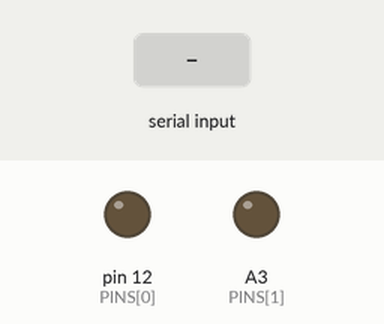
Recording of a sketch running on a simulated Arduino Nano, built with avr-gcc and run on an emulated ATmega328P. Shown: output pins drawn as LEDs (lit = HIGH). The inputs (shaded band) are chosen by the test bench. What the sketch prints to the serial monitor is not drawn.

Above: at 1.2 s.
1.3 s: "1" received over Serial
At 2.5 s:
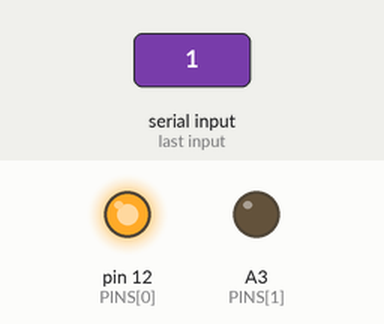
2.8 s: "2" received over Serial
At 3.6 s:
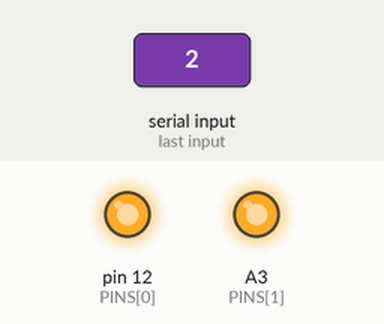
Timing chart, 0 to 5.8 s (numbered marks = the images above; inputs shaded):
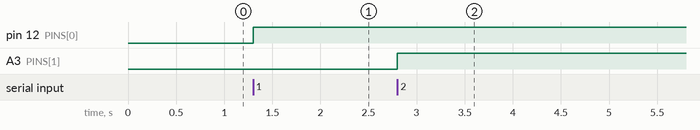

The sketch:

nano3_pins.ino
```cpp
// Nano-3: CIC配線の静的チェック用。テスターで直接測るためのもの。
//
// 握手を試す前に「そもそもNano-3から線を叩けているか」「相手の電位はどうなっているか」
// を確かめる。動いている信号を追いかける前に、止まった状態を確認する。
//
//   D12 = PB4  クロック  -> ソケット7番 (カート56)
//   A3  = PC3  リセット  -> ソケット11番 (カート25)
//   A4  = PC4  データA   -> ソケット2番 (カート24)   1kΩ直列
//   A5  = PC5  データB   -> ソケット1番 (カート55)   1kΩ直列
//
// シリアル(115200)で1文字送る:
//   1/2/3/4 = D12 / A3 / A4 / A5 を High固定で出力
//   q/w/e/r = 同じ順に Low固定で出力
//   z       = 全部入力(開放)に戻す。相手が駆動している電位を見たいとき
//   ?       = 4本を入力にして現在の読み値を報告
//   v       = A6/A7で「抵抗の向こう側」の電圧を読む（出力状態は変えない）
//
// ■ A6/A7を電圧計にした理由
// A4/A5は1kΩの手前にあるので、そこを読んでも自分が出した値しか見えない。
// 知りたいのは抵抗の向こう、つまり相手と実際にぶつかっている点の電位。
// A6/A7はアナログ入力専用で駆動能力がないため、そこへ直結しても信号を乱さない。
//   A6 -> ソケット2番 (カート24)   A4の抵抗の向こう側
//   A7 -> ソケット1番 (カート55)   A5の抵抗の向こう側

#include <Arduino.h>

const uint8_t PINS[4] = {12, A3, A4, A5};
const char *NAMES[4] = {"D12 clk (cart56)", "A3 rst (cart25)",
                        "A4 dataA (cart24)", "A5 dataB (cart55)"};

static void allInput() {
  for (uint8_t i = 0; i < 4; i++) {
    pinMode(PINS[i], INPUT);      // プルアップ無し。相手の駆動をそのまま見る
  }
}

static void pullupRead() {
  for (uint8_t i = 0; i < 4; i++) {
    pinMode(PINS[i], INPUT_PULLUP);
  }
  delay(20);
  for (uint8_t i = 0; i < 4; i++) {
    Serial.print(NAMES[i]);
    Serial.print(F(" pullup= "));
    Serial.println(digitalRead(PINS[i]) ? "HIGH (入力は健全)" : "LOW  (持ち上がらない)");
  }
  for (uint8_t i = 0; i < 4; i++) pinMode(PINS[i], INPUT);
}

static void report() {
  allInput();
  delay(5);
  for (uint8_t i = 0; i < 4; i++) {
    Serial.print(NAMES[i]);
    Serial.print(" = ");
    Serial.println(digitalRead(PINS[i]) ? "HIGH" : "LOW");
  }
}

void setup() {
  allInput();
  Serial.begin(115200);
  Serial.println(F("pin test ready. 1234=High qwer=Low z=open ?=read"));
}

void loop() {
  if (!Serial.available()) return;
  const char c = (char)Serial.read();
  const char *hi = "1234", *lo = "qwer";

  for (uint8_t i = 0; i < 4; i++) {
    if (c == hi[i]) {
      pinMode(PINS[i], OUTPUT); digitalWrite(PINS[i], HIGH);
      Serial.print(NAMES[i]); Serial.println(F(" -> HIGH 出力"));
      return;
    }
    if (c == lo[i]) {
      pinMode(PINS[i], OUTPUT); digitalWrite(PINS[i], LOW);
      Serial.print(NAMES[i]); Serial.println(F(" -> LOW 出力"));
      return;
    }
  }
  if (c == 'z') { allInput(); Serial.println(F("全部 入力(開放)")); }
  else if (c == '?') report();
  else if (c == 'g') pullupRead();
  else if (c == 'v') {
    // 出力の状態は変えない。今まさに駆動している最中の向こう側を見たいので。
    for (uint8_t i = 0; i < 2; i++) {
      const uint8_t ch = i ? A7 : A6;
      analogRead(ch);                       // 入力切替直後の1回目は捨てる
      const uint16_t v = analogRead(ch);
      Serial.print(i ? F("A7 = ソケット1番(カート55): ")
                     : F("A6 = ソケット2番(カート24): "));
      Serial.print(v * 5.0f / 1023.0f, 2);
      Serial.print(F(" V  (raw "));
      Serial.print(v);
      Serial.println(F(")"));
    }
  }
}
```

Measured:
- after the input at 1.3 s, pin 12 (PINS[0]): LOW → HIGH at once
- after the input at 2.8 s, A3 (PINS[1]): LOW → HIGH at once
